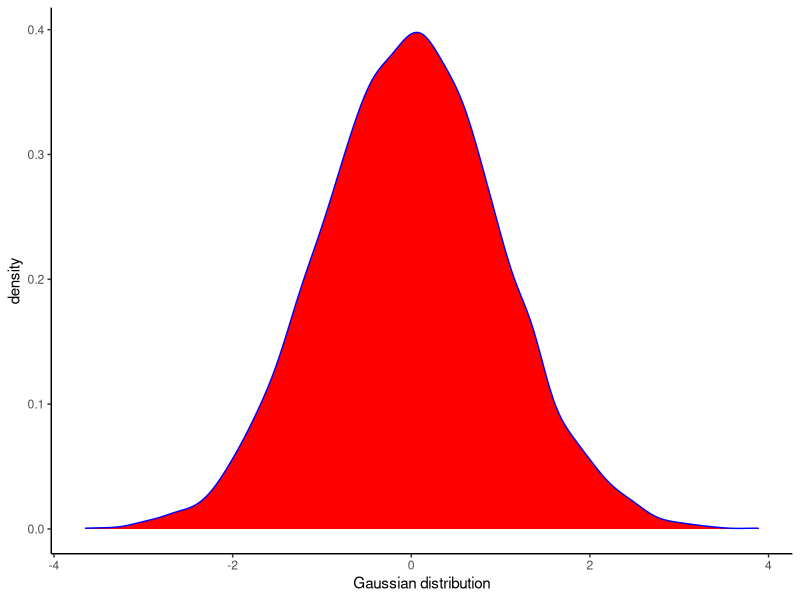

Generate this figure with R:
## ---- chunk 1
#| label: setup
#| include: FALSE
knitr::opts_chunk$set(echo = FALSE)
## ---- chunk 2
#| fig.align: 'center'
#| out.width: "25%"
dat<-data.frame(a = rnorm(10000))
library(ggplot2)
ggplot(dat, aes(a))+geom_density(color="blue", fill="red") +theme_classic()+xlab("Gaussian distribution")
